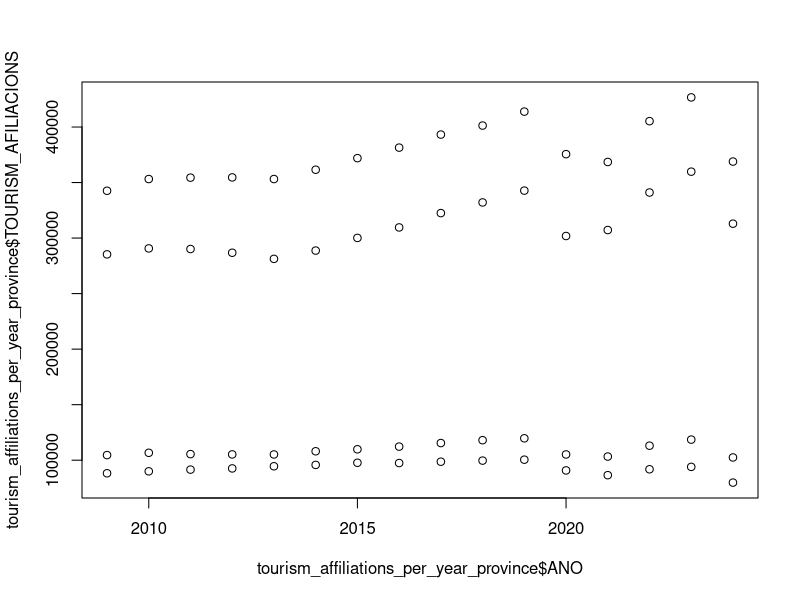

Source code (R): (Note: this script raises an error after producing the figure.)
# Load necessary libraries
library(dplyr)
setwd("prep/TR/")
tourism_data <- read.csv("Empregoturismo_AFILIACIONS_Mes.csv")

#1 PREPARE EMPLOYMENT DATA LAYER

#1.1: Define tourism-related categories
tourism_categories <- c(
  "Actividades de axencias de viaxes, operadores turísticos, servizos de reservas e actividades relacionadas con estes",
  "Servizos de aloxamento",
  "Servizos de comidas e bebidas"
)

# 1.2: Calculate the total affiliations per year and province
total_affiliations_per_year_province <- tourism_data %>%
  group_by(ANO, PROVINCIA) %>%
  summarise(TOTAL_AFILIACIONS = sum(as.numeric(AFILIACIONS), na.rm = TRUE), .groups = "drop")

# 1.3: Aggregate the specified categories per year and province
tourism_affiliations_per_year_province <- tourism_data %>%
  filter(RAMA %in% tourism_categories) %>%
  group_by(ANO, PROVINCIA) %>%
  summarise(TOURISM_AFILIACIONS = sum(as.numeric(AFILIACIONS), na.rm = TRUE), .groups = "drop")

      #Confirm Covid gap in employment
      plot(tourism_affiliations_per_year_province$ANO,tourism_affiliations_per_year_province$TOURISM_AFILIACIONS)

# 1.4: Merge the total affiliations and tourism affiliations datasets
result <- tourism_affiliations_per_year_province %>%
  left_join(total_affiliations_per_year_province, by = c("ANO", "PROVINCIA")) %>%
  mutate(PERCENT_TOURISM = (TOURISM_AFILIACIONS / TOTAL_AFILIACIONS) * 100)

# 1.5: Change column names to meet rgid

province_rgn_id <- data.frame(
  PROVINCIA = c("A Coruña", "Lugo", "Pontevedra", "Ourense"),
  rgn_id = c(1, 2, 3, 4)
)

# 1.6 Merge the result with province_rgn_id to include rgn_id
# 1.6: Merge with the results and handle missing values
result_with_ids <- result %>%
  left_join(province_rgn_id, by = "PROVINCIA") %>%
  select(rgn_id, year = ANO, Ep = PERCENT_TOURISM) # Rename columns as required


all_years <- unique(result_with_ids$year)
all_rgn_ids <- unique(result_with_ids$rgn_id)

complete_data <- expand.grid(
  rgn_id = all_rgn_ids,
  year = all_years
)

tr_jobs_pct_tourism <- complete_data %>%
  left_join(result_with_ids, by = c("rgn_id", "year")) %>%
  mutate(Ep = ifelse(is.na(Ep), NA, Ep))

#Remove data from 2024 because the data is not complete: 

tr_jobs_pct_tourism_filtered <- tr_jobs_pct_tourism %>%
  filter(year != 2024)

#write.csv(tr_jobs_pct_tourism_filtered, "/Users/batume/Documents/R/GAL_git/region/layers/tr_jobs_pct_tourism.csv", row.names = FALSE)
tr_jobs_pct_tourism<-tr_jobs_pct_tourism_filtered

#2 PREPARE SUSTENTABILITY INDEX LAYER - https://www.weforum.org/publications/travel-tourism-development-index-2024/

# Create the data
ttdi_spain <- data.frame(
  year = c(2013, 2015, 2017, 2018, 2019, 2021, 2024),
  country = c("Spain", "Spain", "Spain", "Spain", "Spain", "Spain", "Spain"),
  score = c(5.38, 5.31, 5.43, 5.4, 5.4, 5.2, 5.18)
)

# Save the data as a CSV file
write.csv(ttdi_spain, "spain_ttdi_scores.csv", row.names = FALSE)

#2.6: Order by year and round decimals
ttdi_spain <- ttdi_spain %>%
  mutate(score = round(score, 2)) %>% 
  arrange(year) 

#2.7: Remove `country` and expand for all `rgn_id` values
ttdi_galicia <- ttdi_spain %>%
  select(-country) %>%         # Remove the `country` column
  crossing(rgn_id = 1:4) 

#2.8: Save the expanded dataset if needed
write_csv(ttdi_galicia, "~/Documents/R/GAL_git/prep/AO/ttdi_galicia.csv")
